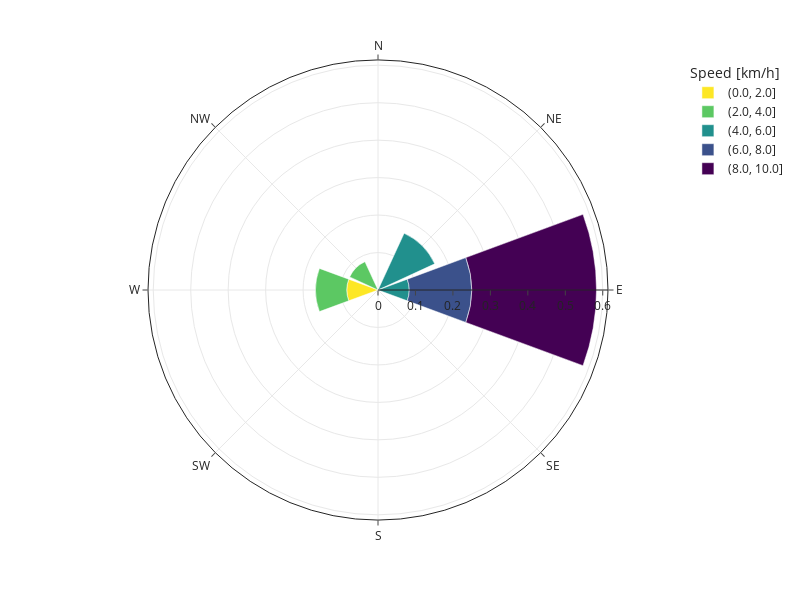

Here is the notebook cell this chart was saved with:
### Code cell
# Create a custom color scale with the same number of colors as there are categories
custom_color_scale = plt.cm.viridis_r(np.linspace(0, 1, num_categories))

# Convert the color scale to a list of hex color strings
custom_color_scale = [matplotlib.colors.rgb2hex(color) for color in custom_color_scale]

# Define a color map for the sorted 'speed' categories
color_map = {category: color for category, color in zip(sorted_categories, custom_color_scale)}

# Create the wind rose chart
fig = px.bar_polar(frequency_df, 
                   r='frequency', 
                   theta='direction', 
                   color='speed', 
                   template='simple_white', 
                   color_discrete_map=color_map, labels={"speed": "Speed [km/h]"})  # Use the color map

# Update the layout to make it rectangular
fig.update_layout(
    width=800,  # Set the width to 700 pixels
    height=600,  # Set the height to 1000 pixels
    polar_radialaxis_showgrid=True,  # Show radial grid
    polar_angularaxis_showgrid=True  # Show angular grid
)

fig.show()

### Figure 1 — Plotly figure (JSON) as saved in the notebook; plotly's stock layout.template omitted (floating-point values rounded to 4 significant figures)
{"data": [{"hovertemplate": "Speed [km/h]=(0.0, 2.0]<br>frequency=%{r}<br>direction=%{theta}<extra></extra>", "legendgroup": "(0.0, 2.0]", "marker": {"color": "#fde725", "pattern": {"shape": ""}}, "name": "(0.0, 2.0]", "r": [0, 0, 0, 0, 0, 0, 0.08333, 0], "showlegend": true, "subplot": "polar", "theta": ["N", "NE", "E", "SE", "S", "SW", "W", "NW"], "type": "barpolar"}, {"hovertemplate": "Speed [km/h]=(2.0, 4.0]<br>frequency=%{r}<br>direction=%{theta}<extra></extra>", "legendgroup": "(2.0, 4.0]", "marker": {"color": "#5cc863", "pattern": {"shape": ""}}, "name": "(2.0, 4.0]", "r": [0, 0, 0, 0, 0, 0, 0.08333, 0.08333], "showlegend": true, "subplot": "polar", "theta": ["N", "NE", "E", "SE", "S", "SW", "W", "NW"], "type": "barpolar"}, {"hovertemplate": "Speed [km/h]=(4.0, 6.0]<br>frequency=%{r}<br>direction=%{theta}<extra></extra>", "legendgroup": "(4.0, 6.0]", "marker": {"color": "#21908d", "pattern": {"shape": ""}}, "name": "(4.0, 6.0]", "r": [0, 0.1667, 0.08333, 0, 0, 0, 0, 0], "showlegend": true, "subplot": "polar", "theta": ["N", "NE", "E", "SE", "S", "SW", "W", "NW"], "type": "barpolar"}, {"hovertemplate": "Speed [km/h]=(6.0, 8.0]<br>frequency=%{r}<br>direction=%{theta}<extra></extra>", "legendgroup": "(6.0, 8.0]", "marker": {"color": "#3b518b", "pattern": {"shape": ""}}, "name": "(6.0, 8.0]", "r": [0, 0, 0.1667, 0, 0, 0, 0, 0], "showlegend": true, "subplot": "polar", "theta": ["N", "NE", "E", "SE", "S", "SW", "W", "NW"], "type": "barpolar"}, {"hovertemplate": "Speed [km/h]=(8.0, 10.0]<br>frequency=%{r}<br>direction=%{theta}<extra></extra>", "legendgroup": "(8.0, 10.0]", "marker": {"color": "#440154", "pattern": {"shape": ""}}, "name": "(8.0, 10.0]", "r": [0, 0, 0.3333, 0, 0, 0, 0, 0], "showlegend": true, "subplot": "polar", "theta": ["N", "NE", "E", "SE", "S", "SW", "W", "NW"], "type": "barpolar"}], "layout": {"barmode": "relative", "height": 600, "legend": {"title": {"text": "Speed [km/h]"}, "tracegroupgap": 0}, "margin": {"t": 60}, "polar": {"angularaxis": {"direction": "clockwise", "rotation": 90, "showgrid": true}, "domain": {"x": [0, 1], "y": [0, 1]}, "radialaxis": {"showgrid": true}}, "width": 800}}
